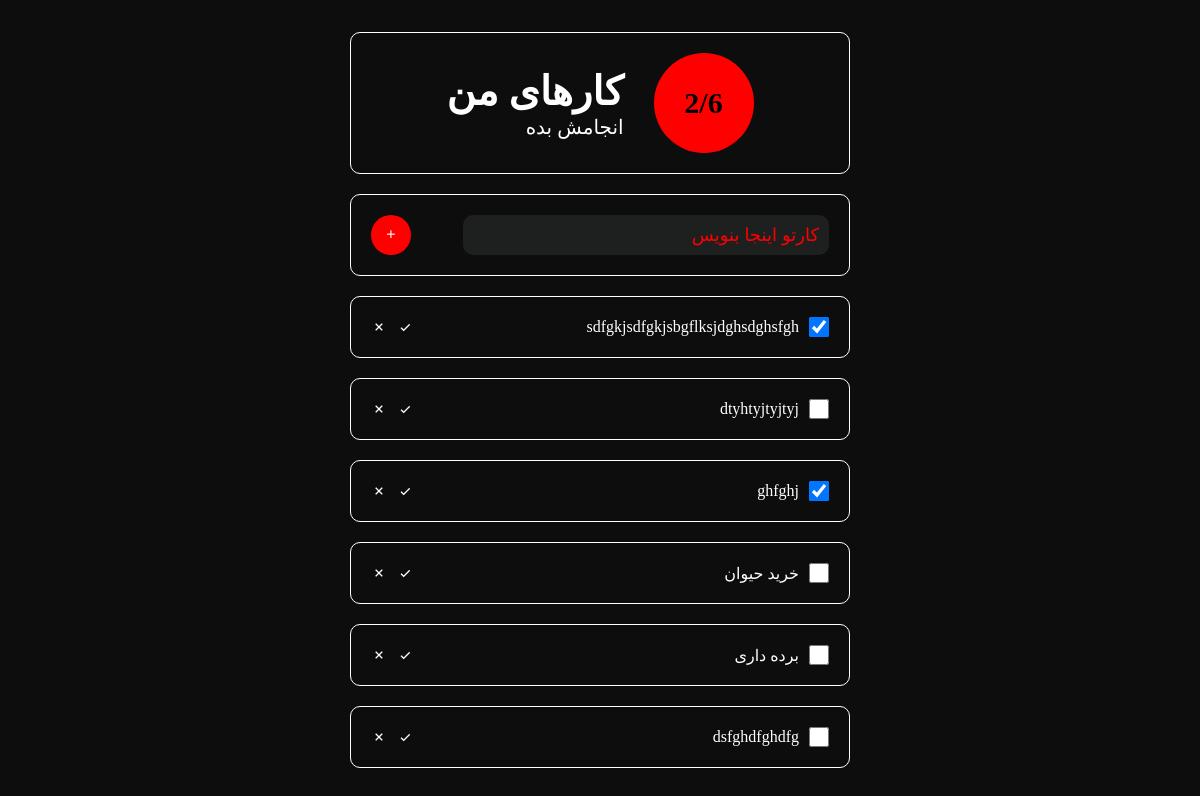
Before: / with the older database file.
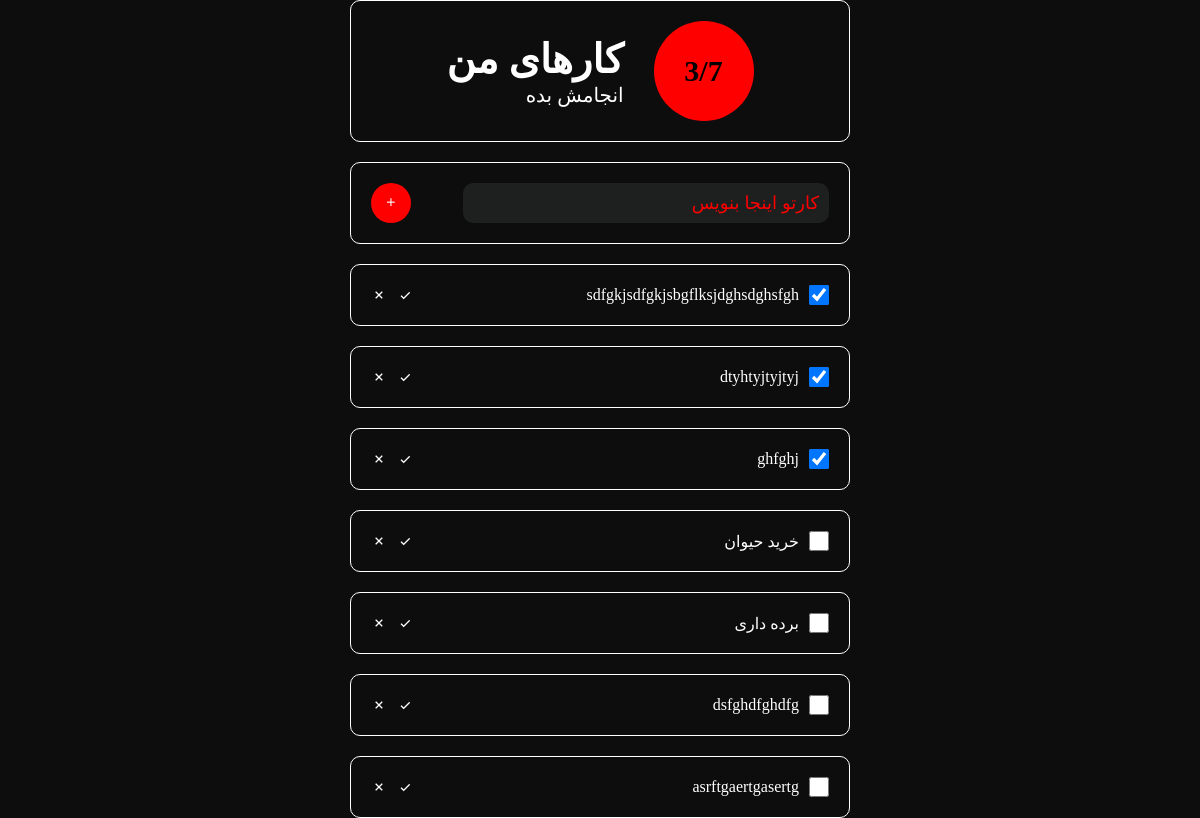
After: the same page with the newer database file.
### main/models.py (models this page shows, shortened)
class Todo(models.Model):
    text = models.TextField(verbose_name="متن")
    checked = models.BooleanField(verbose_name="انجام شدن", default=False)
    class Meta:
        verbose_name = "کار"
        verbose_name_plural = "کار ها"

### main/views.py (the view, shortened to what this page needs)
# urls.py: path('', MainView.as_view()),
class MainView(View):
    def get(self, request):
        todos = Todo.objects.all()
        checked_count = len(Todo.objects.filter(checked=True))
        return render(request, "index.html", {"todos": todos, "checked_count": checked_count})

### main/templates/index.html (shortened to what this page needs)
<!DOCTYPE html>
<html lang="en">
  <head>
    <link
      href="https://unpkg.com/boxicons@2.1.4/css/boxicons.min.css"
      rel="stylesheet"
    />
    <link rel="stylesheet" href="/static/style.css" />
  </head>
  <body>
    <main>
      <div class="task-haeder">
        <div class="counter">
          <h5>{{ checked_count }}/{{ todos|length }}</h5>
        </div>
        <div class="header-title">
          <h1>کارهای من</h1>
          <p>انجامش بده</p>
        </div>
      </div>
      <form action="/" class="add-task" method="POST">
        <input type="text" name="text" placeholder="کارتو اینجا بنویس" />
        <button type="submit" class="submit">
          <i class="bx bx-plus"></i>
        </button>
      </form>
      {% for task in todos %}
      <div class="task-container">
        <div class="show-task">
          <form action="/todo/check/" class="task-check">
            {% if task.checked %}
              <input type="checkbox" checked/>
            {% else %}
              <input type="checkbox"/>
            {% endif %}
            <p>
              {{ task.text }}
            </p>
          </form>
          <div class="icon">
            <div class="check-icon">
              <i class='bx bx-check'></i>
              <i class='bx bx-x'></i>
            </div>
          </div>
        </div>
      </div>
      {% endfor %}
    </main>
  </body>
</html>

### main/static/style.css (style rules this page uses)
* { margin: 0; padding: 0; box-sizing: border-box; }
body { width: 100%; min-height: 100vh; background-color: #0d0d0d; display: flex; justify-content: center; align-items: center; direction: rtl; }
main { width: 500px; display: flex; flex-direction: column; gap: 20px; }
main .task-haeder { width: 100%; padding: 20px; border: 1px solid white; border-radius: 10px; -webkit-border-radius: 10px; -moz-border-radius: 10px; -ms-border-radius: 10px; -o-border-radius: 10px; display: flex; justify-content: center; align-items: center; gap: 30px; }
.task-haeder .counter { width: 100px; height: 100px; border-radius: 50%; -webkit-border-radius: 50%; -moz-border-radius: 50%; -ms-border-radius: 50%; -o-border-radius: 50%; background-color: red; display: flex; justify-content: center; align-items: center; }
.counter h5 { font-size: 30px; }
.header-title h1 { color: white; font-size: 40px; }
.header-title p { color: white; font-size: 20px; }
main .add-task { width: 100%; padding: 20px; border: 1px solid white; border-radius: 10px; -webkit-border-radius: 10px; -moz-border-radius: 10px; -ms-border-radius: 10px; -o-border-radius: 10px; display: flex; justify-content: space-between; }
.add-task input { width: 80%; outline: none; border: none; font-size: 18px; padding: 8px 10px 8px 0; background-color: #1e1f1f; color: white; border-radius: 10px; -webkit-border-radius: 10px; -moz-border-radius: 10px; -ms-border-radius: 10px; -o-border-radius: 10px; }
.add-task input::placeholder { color: red; }
.add-task .submit { width: 40px; height: 40px; border-radius: 50%; -webkit-border-radius: 50%; -moz-border-radius: 50%; -ms-border-radius: 50%; -o-border-radius: 50%; outline: none; border: none; background-color: red; cursor: pointer; display: flex; justify-content: center; align-items: center; }
main .task-container { width: 100%; }
.task-container .show-task { width: 100%; border: 1px solid white; border-radius: 10px; -webkit-border-radius: 10px; -moz-border-radius: 10px; -ms-border-radius: 10px; -o-border-radius: 10px; padding: 20px; display: flex; align-items: center; justify-content: space-between; }
.icon .check-icon { display: flex; align-items: center; gap: 10px; }
.show-task .task-check { display: flex; align-items: center; gap: 10px; }
.task-check input { width: 20px; height: 20px; }
.task-check p { color: white; }
i { color: white; }

Changed rows visible on the page:
changed Todo "dtyhtyjtyjtyj": value "☐" → "☑"
added Todo: text "asrftgaertgasertg"
Other visible differences:
{{ checked_count }}: "2" → "3"
{{ todos|length }}: "6" → "7"
